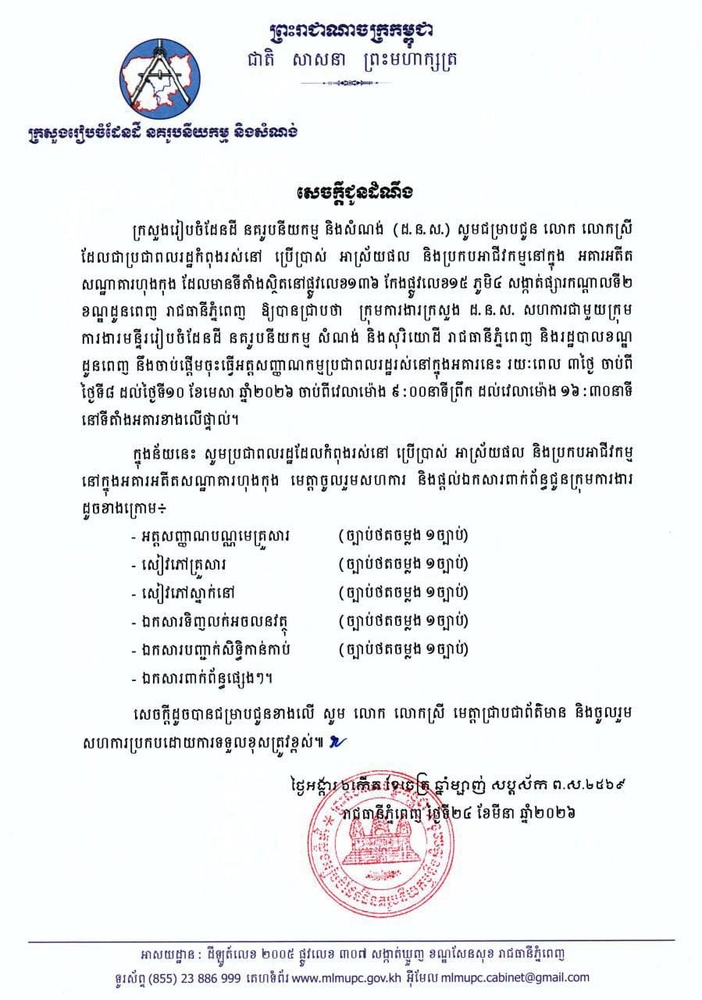
#> input picture testing_image/ministry of land doc.jpg, 702 x 1000 px, shrunk from 899 x 1280 before the run
$ python -i improved_line_segmentation.py   (imports and definitions only)
#> lines starting #> are read from the running program, lines starting #| are printed output that depends on the picture; after the words box and inside, x2 and y2 are one past the last pixel; in counts of white or black regions, pixels touching at a corner belong together
#> further down, picture is the input picture: PIL image 702x1000 RGB; mean R, G, B 235.5, 237.7, 238.8
"""
Improved Line Segmentation — full preprocessing pipeline for Khmer documents
─────────────────────────────────────────────────────────────────────────────
Pipeline (in order):
  0a. extract_text_channel — color-aware grayscale: "min_channel" makes any
      dark-colored text (orange, blue, navy) appear dark; solves colored certs
  0b. remove_scan_borders  — crop near-black flatbed scanner borders
  0c. crop_to_content_region — crop colored design borders (certificates, forms)
  1.  CLAHE contrast enhancement
  2.  Document-level deskew
  3.  Binary threshold (Otsu / adaptive / fixed)
  4.  PRIMARY — horizontal projection gap detection: fast and reliable for
       plain documents where clear zero-ink rows separate text lines.
  4b. FALLBACK — segment_lines_by_components: CC grouping used when projection
       finds 0 lines (colored certificates, forms, gradient backgrounds).
  5.  Crop with padding + aspect-ratio filter + per-line deskew
"""

import cv2
import numpy as np
from typing import List, Tuple, Optional
from PIL import Image


# ── helpers ───────────────────────────────────────────────────────────────────

# [6 lines left out: function image_to_array, not called in this run]


# ── Step 0a — Color-aware grayscale extraction ────────────────────────────────

def extract_text_channel(img: Image.Image, color_mode: str = "min_channel") -> np.ndarray:
    """
    Convert PIL Image to a grayscale array that makes dark-colored text visible.

    color_mode options:
      "min_channel" (default) — minimum of R, G, B per pixel.
          Dark text of ANY color (orange, blue, navy, red) has at least one
          channel near 0, so its minimum is near 0 → appears very dark.
          White paper (255,255,255) → min = 255 → stays bright.
          Colored background (e.g. blue 70,120,200) → min = 70 → medium gray.
          Best for certificates and forms with colored text/borders.

      "gray" — standard luminance grayscale (0.299R + 0.587G + 0.114B).
          Orange text (230,100,0) → gray ≈ 127 → blends into background.
          Best for plain black-on-white scanned documents.

      "value_inv" — 255 minus HSV Value channel.
          Value = max(R,G,B). Inverted so dark pixels become bright.
          Alternative for colored documents.
    """
#> called with color_mode = 'min_channel'
    arr = np.array(img.convert("RGB"))
    if color_mode == "min_channel":
        return arr.min(axis=2).astype(np.uint8)
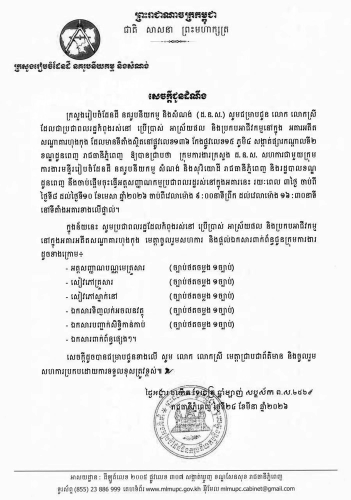
#> returned value: shape (1000, 702) (shown at 1/2 size); min 0, max 255, mean 234.8
    if color_mode == "value_inv":
        hsv = cv2.cvtColor(arr, cv2.COLOR_RGB2HSV)
        return (255 - hsv[:, :, 2]).astype(np.uint8)
    return cv2.cvtColor(arr, cv2.COLOR_RGB2GRAY)


# ── Step 0b — Scanner border removal ─────────────────────────────────────────

def remove_scan_borders(gray: np.ndarray, dark_threshold: int = 50) -> np.ndarray:
    """
    Crop away thick near-black borders from flatbed scanner output.
    A row/col is classified as border when >60% of its pixels are below
    `dark_threshold`. Returns image unchanged if no substantial border found.
    """
#> called with dark_threshold = 50
    h, w = gray.shape
    BORDER_FRAC = 0.60

    dark_row = (gray < dark_threshold).mean(axis=1)
#> dark_row = 1000 values, max 0.16 at index 368, min 0 at index 0, mean 0.0246
    dark_col = (gray < dark_threshold).mean(axis=0)
#> dark_col = 702 values, max 0.095 at index 405, min 0 at index 0, mean 0.0246

    content_rows = np.where(dark_row < BORDER_FRAC)[0]
#> content_rows = 1000 values from 0 to 999
    content_cols = np.where(dark_col < BORDER_FRAC)[0]
#> content_cols = 702 values from 0 to 701

    if len(content_rows) < 10 or len(content_cols) < 10:
        return gray

    y0 = max(0, int(content_rows[0])  - 3)
#> y0 = 0
    y1 = min(h, int(content_rows[-1]) + 4)
#> y1 = 1000
    x0 = max(0, int(content_cols[0])  - 3)
#> x0 = 0
    x1 = min(w, int(content_cols[-1]) + 4)
#> x1 = 702

    if y0 < 10 and y1 > h - 10 and x0 < 10 and x1 > w - 10:
        return gray  # no substantial border

    return gray[y0:y1, x0:x1]


# ── Step 0c — Colored border / content region crop ───────────────────────────

def crop_to_content_region(
    gray: np.ndarray,
    bright_mean_threshold: int = 160,
) -> np.ndarray:
    """
    Crop away colored decorative borders by finding where row/column mean
    brightness drops below `bright_mean_threshold`.

    WHY THIS IS CRITICAL for certificates:
        A blue gradient border (min_channel value ~70-100) makes every row
        have projection > 0 even between text lines, so no gaps are detected
        and the algorithm returns zero lines. Cropping the border first removes
        all horizontal spanning "noise columns" so real inter-line gaps appear.

    Works in concert with `extract_text_channel("min_channel")`:
        Blue gradient columns: mean ~70-100  → below 160 → cropped ✓
        White content columns: mean ~200-240 → above 160 → kept   ✓
        Plain scanner doc (no colored border): no columns cropped  ✓

    bright_mean_threshold: lower = more aggressive cropping.
        160 is safe for most certificates (blue border ≈ 70-130, paper ≈ 200+).
    """
#> called with bright_mean_threshold = 160
    h, w = gray.shape

    row_mean = gray.mean(axis=1)
#> row_mean = 1000 values, max 252.2 at index 215, min 139.9 at index 941, mean 234.8
    col_mean = gray.mean(axis=0)
#> col_mean = 702 values, max 251.6 at index 73, min 203.3 at index 157, mean 234.8

    content_rows = np.where(row_mean > bright_mean_threshold)[0]
#> content_rows = 999 values from 0 to 999
    content_cols = np.where(col_mean > bright_mean_threshold)[0]
#> content_cols = 702 values from 0 to 701

    if len(content_rows) < 20 or len(content_cols) < 20:
        return gray

    y0 = max(0, int(content_rows[0])  - 5)
#> y0 = 0
    y1 = min(h, int(content_rows[-1]) + 6)
#> y1 = 1000
    x0 = max(0, int(content_cols[0])  - 5)
#> x0 = 0
    x1 = min(w, int(content_cols[-1]) + 6)
#> x1 = 702

    # Only apply if we're actually removing a meaningful border
    if y0 < h * 0.01 and y1 > h * 0.99 and x0 < w * 0.01 and x1 > w * 0.99:
        return gray

    return gray[y0:y1, x0:x1]


# ── Step 1 — CLAHE contrast enhancement ──────────────────────────────────────

def enhance_contrast(gray: np.ndarray) -> np.ndarray:
    """CLAHE — normalises local contrast for faded/shadowed scans."""
    clahe = cv2.createCLAHE(clipLimit=2.0, tileGridSize=(8, 8))
    return clahe.apply(gray)
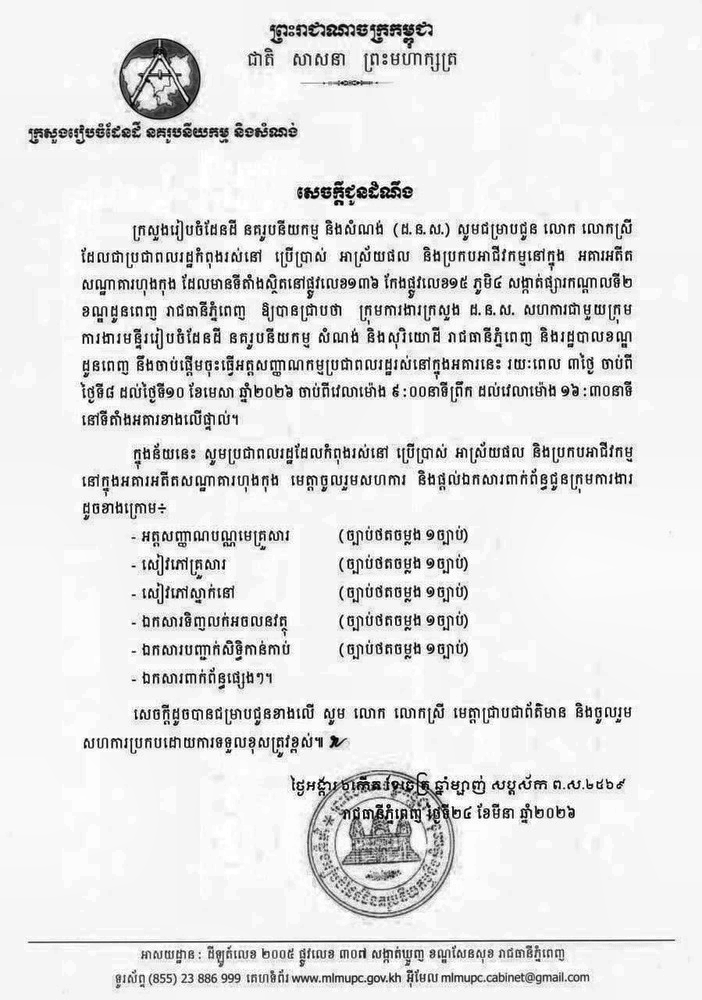
#> returned value: shape (1000, 702); min 1, max 255, mean 227.7


# ── Step 2 — Document-level deskew ───────────────────────────────────────────

def deskew_document(gray: np.ndarray) -> np.ndarray:
    """
    Correct whole-page rotation before segmenting.
    Skips correction when detected angle < 0.5° to avoid unnecessary warping.
    """
    _, binary = cv2.threshold(gray, 0, 255, cv2.THRESH_BINARY_INV | cv2.THRESH_OTSU)
#> binary: shape (1000, 702); 9.4% white in thin lines or dots, all inside (x1, y1, x2, y2) = (28, 22, 675, 988)
    coords = np.column_stack(np.where(binary > 0))
#> coords = 65745 pairs, first value 22 to 987, second value 28 to 674
#> (the rest of the program and of its run is left out)
